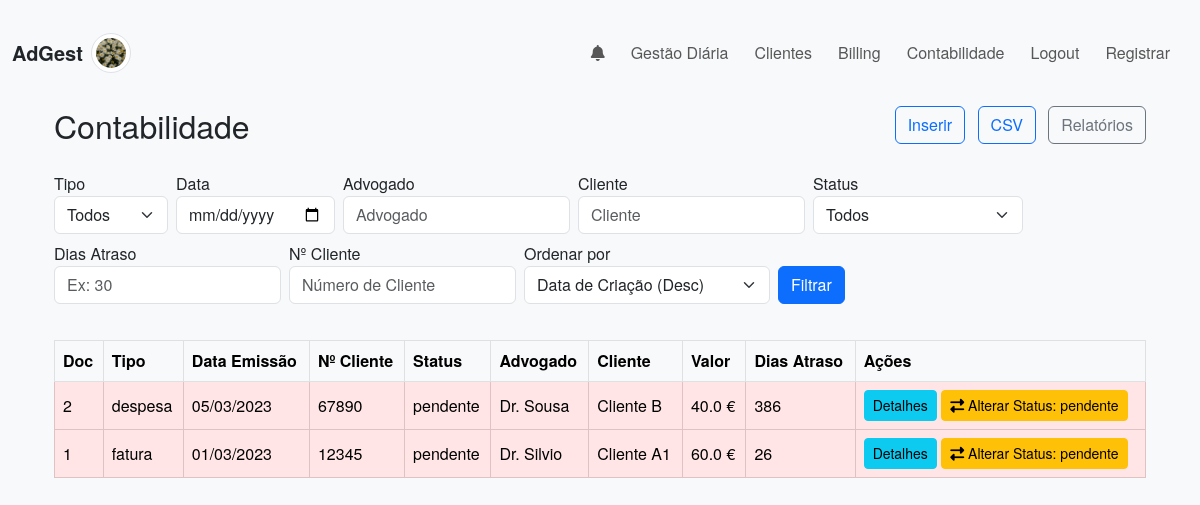
/accounting/manage (signed in), run on the app's committed database.
### app/models.py (models this page shows, shortened)
class User(UserMixin, db.Model):
    __tablename__ = 'users'
    id = db.Column(db.Integer, primary_key=True)
    username = db.Column(db.String(100), unique=True, nullable=False)
    nickname = db.Column(db.String(10), nullable=False)
    email = db.Column(db.String(120), unique=True, nullable=False)
    profile_image = db.Column(db.String(120), default='default.jpg')
    password = db.Column(db.String(200), nullable=False)
    role = db.Column(db.String(50), default='advogado')
    __table_args__ = (db.UniqueConstraint('email', name='uq_users_email'),)

class DocumentoContabilistico(db.Model):
    __tablename__ = 'documentos_contabilisticos'
    id = db.Column(db.Integer, primary_key=True)
    user_id = db.Column(db.Integer, db.ForeignKey('users.id'), nullable=False)
    client_id = db.Column(db.Integer, db.ForeignKey('clients.id'), nullable=False)
    numero = db.Column(db.String(50), nullable=True)
    advogado = db.Column(db.String(100), nullable=True)
    created_at = db.Column(db.DateTime, default=datetime.utcnow)
    data_emissao = db.Column(db.Date, nullable=True)
    tipo = db.Column(db.String(50), nullable=False)  # 'fatura', 'despesa'
    details = db.Column(db.Text)  # Apenas para a descrição do documento
    valor = db.Column(db.Float, nullable=False)
    is_confirmed = db.Column(db.Boolean, default=False)  # Indica se o documento está pago
    status_cobranca = db.Column(db.String(50), default='pendente')
    numero_recibo = db.Column(db.String(50))
    data_vencimento = db.Column(db.Date, nullable=True)  # Campo para data de vencimento
    numero_cliente = db.Column(db.String(50), nullable=True)
    client = db.relationship('Client', backref='documentos_contabilisticos')
    @property
    def dias_atraso(self):
        if self.data_vencimento:
            delta = date.today() - self.data_vencimento
            return max(delta.days, 0)
        elif self.data_emissao:
            delta = date.today() - self.data_emissao
            return max(delta.days, 0)
        return 0

class Client(db.Model):
    __tablename__ = 'clients'
    id = db.Column(db.Integer, primary_key=True)
    user_id = db.Column(db.Integer, db.ForeignKey('users.id'), nullable=False)
    name = db.Column(db.String(100), nullable=False)  # unique=True removido
    number_interno = db.Column(db.String(50), nullable=True)
    nif = db.Column(db.String(50), nullable=True)
    address = db.Column(db.String(200), nullable=True)
    email = db.Column(db.String(100), nullable=True)
    telephone = db.Column(db.String(20), nullable=True)
    assuntos = db.relationship('Assunto', backref='client', lazy=True)
    __table_args__ = (
        db.UniqueConstraint('user_id', 'name', name='uq_user_clientname'),
    )
    shares = db.relationship('ClientShare', backref='client', lazy='dynamic')

### app/accounting/routes.py (the view, shortened to what this page needs)
@accounting.route('/manage', methods=['GET', 'POST'])
@login_required
@role_required(['contabilidade', 'backoffice', 'admin'])
def manage_invoices():
    form = InvoiceForm()
    query = DocumentoContabilistico.query.filter_by(user_id=current_user.id)
    tipo = request.args.get('tipo', '')
    data_emissao = request.args.get('data_emissao', '')
    advogado = request.args.get('advogado', '')
    cliente_nome = request.args.get('cliente', '')
    status = request.args.get('status', '')
    dias_atraso = request.args.get('dias_atraso', '')
    numero_cliente = request.args.get('numero_cliente', '')
    ordenar_por = request.args.get('ordenar_por', 'created_at_desc')  # novo parâmetro
    if numero_cliente:
        query = query.filter(DocumentoContabilistico.numero_cliente.ilike(f"%{numero_cliente}%"))
    if tipo:
        query = query.filter(DocumentoContabilistico.tipo == tipo)
    if data_emissao:
        try:
            d = datetime.strptime(data_emissao, '%Y-%m-%d').date()
            query = query.filter(DocumentoContabilistico.created_at >= d)
        except ValueError:
            pass
    if advogado:
        query = query.filter(DocumentoContabilistico.advogado.ilike(f"%{advogado}%"))
    if cliente_nome:
        query = query.join(Client).filter(Client.name.ilike(f"%{cliente_nome}%"))
    if ordenar_por == 'data_emissao_asc':
        query = query.order_by(DocumentoContabilistico.data_emissao.asc())
    elif ordenar_por == 'data_emissao_desc':
        query = query.order_by(DocumentoContabilistico.data_emissao.desc())
    elif ordenar_por == 'data_vencimento_asc':
        query = query.order_by(DocumentoContabilistico.data_vencimento.asc())
    elif ordenar_por == 'data_vencimento_desc':
        query = query.order_by(DocumentoContabilistico.data_vencimento.desc())
    elif ordenar_por == 'valor_asc':
        query = query.order_by(DocumentoContabilistico.valor.asc())
    elif ordenar_por == 'valor_desc':
        query = query.order_by(DocumentoContabilistico.valor.desc())
    else:
        query = query.order_by(DocumentoContabilistico.created_at.desc())
    invoices = query.all()
    return render_template('accounting/manage_invoices.html', invoices=invoices, form=form, today=date.today(), ordenar_por=ordenar_por)

### app/accounting/forms.py (called while the page is built)
def user_clients_query():
    return Client.query.filter_by(user_id=current_user.id)

### app/accounting/routes.py (called while the page is built)
@accounting.context_processor
def inject_notifications_accounting():
    if current_user.is_authenticated:
        notifs = Notification.query.filter_by(user_id=current_user.id)\
                                   .order_by(Notification.timestamp.desc()).all()
        unread = sum(1 for n in notifs if not n.is_read)
        return dict(notifications=notifs, unread_count=unread)
    return dict(notifications=[], unread_count=0)

### app/models.py (called while the page is built)
    @property
    def extra(self):
        try:
            return json.loads(self.extra_data) if self.extra_data else {}
        except Exception:
            return {}

### app/templates/accounting/manage_invoices.html (shortened to what this page needs)
{% extends "base.html" %}
{% block content %}
<div class="container-fluid">
  <div class="d-flex justify-content-between align-items-center mb-3">
    <h2 class="m-0">Contabilidade</h2>
    <div>
      <button class="btn btn-outline-primary me-2" type="button" data-bs-toggle="collapse" data-bs-target="#collapseInserir">
        Inserir
      </button>
      <form method="POST" action="{{ url_for('accounting.upload_csv') }}" enctype="multipart/form-data" class="d-inline-block">
        <label for="arquivo" class="btn btn-outline-primary me-2">CSV</label>
      </form>
      <a href="{{ url_for('accounting.relatorio_contabilidade', tipo=request.args.get('tipo', ''), data_emissao=request.args.get('data_emissao', ''), advogado=request.args.get('advogado', ''), cliente=request.args.get('cliente', ''), status=request.args.get('status', ''), dias_atraso=request.args.get('dias_atraso', ''), numero_cliente=request.args.get('numero_cliente', ''), ordenar_por=request.args.get('ordenar_por', 'created_at_desc')) }}" class="btn btn-outline-secondary">Relatórios</a>
    </div>
  </div>
  <form method="GET" class="row gx-2 gy-2 align-items-end mb-3">
    <div class="col-auto">
      <label for="tipo" class="form-label mb-0">Tipo</label>
      <select name="tipo" id="tipo" class="form-select">
        <option value="">Todos</option>
      </select>
    </div>
    <div class="col-auto">
      <label for="data_emissao" class="form-label mb-0">Data</label>
      <input type="date" name="data_emissao" id="data_emissao" class="form-control">
    </div>
    <div class="col-auto">
      <label for="advogado" class="form-label mb-0">Advogado</label>
      <input type="text" name="advogado" id="advogado" class="form-control" placeholder="Advogado">
    </div>
    <div class="col-auto">
      <label for="cliente" class="form-label mb-0">Cliente</label>
      <input type="text" name="cliente" id="cliente" class="form-control" placeholder="Cliente">
    </div>
    <div class="col-auto">
      <label for="status" class="form-label mb-0">Status</label>
      <select name="status" id="status" class="form-select">
        <option value="">Todos</option>
      </select>
    </div>
    <div class="col-auto">
      <label for="dias_atraso" class="form-label mb-0">Dias Atraso</label>
      <input type="number" name="dias_atraso" id="dias_atraso" class="form-control" placeholder="Ex: 30">
    </div>
    <div class="col-auto">
      <label for="numero_cliente" class="form-label mb-0">Nº Cliente</label>
      <input type="text" name="numero_cliente" id="numero_cliente" class="form-control" placeholder="Número de Cliente">
    </div>
    <div class="col-auto">
      <label for="ordenar_por" class="form-label mb-0">Ordenar por</label>
      <select name="ordenar_por" id="ordenar_por" class="form-select">
        <option value="created_at_desc" {% if ordenar_por=='created_at_desc' %}selected{% endif %}>Data de Criação (Desc)</option>
      </select>
    </div>
    <div class="col-auto">
      <button type="submit" class="btn btn-primary">Filtrar</button>
    </div>
  </form>
  <div class="table-responsive">
    <table class="table table-bordered table-hover align-middle">
      <thead class="table-light">
        <tr>
          <th>Doc</th>
          <th>Tipo</th>
          <th>Data Emissão</th>
          <th>Nº Cliente</th>
          <th>Status</th>
          <th>Advogado</th>
          <th>Cliente</th>
          <th>Valor</th>
          <th>Dias Atraso</th>
          <th>Ações</th>
        </tr>
      </thead>
      <tbody>
        {% for inv in invoices %}
          <tr class="{% if inv.dias_atraso > 0 and inv.status_cobranca != 'paga' %}table-danger{% endif %}">
            <td>{{ inv.numero or inv.id }}</td>
            <td>{{ inv.tipo }}</td>
            <td>{{ inv.data_emissao.strftime('%d/%m/%Y') if inv.data_emissao else 'N/A' }}</td>
            <td>{{ inv.numero_cliente if inv.numero_cliente else 'N/A' }}</td>
            <td>{{ inv.status_cobranca }}</td>
            <td>{{ inv.advogado or 'N/A' }}</td>
            <td>{{ inv.client.name }}</td>
            <td>{{ inv.valor }} €</td>
            <td>{{ inv.dias_atraso if inv.dias_atraso > 0 else '-' }}</td>
            <td>
              <button class="btn btn-sm btn-info" data-bs-toggle="modal" data-bs-target="#modalInv{{ inv.id }}">
                Detalhes
              </button>
              <button class="btn btn-sm btn-warning" data-bs-toggle="modal" data-bs-target="#modalStatus{{ inv.id }}">
                <i class="fa fa-exchange-alt"></i> Alterar Status: {{ inv.status_cobranca }}
              </button>
            </td>
          </tr>
        {% endfor %}
      </tbody>
    </table>
  </div>
</div>
{% endblock %}

### app/templates/base.html (shortened to what this page needs)
<!doctype html>
<html lang="pt">
  <head>
    <link
      rel="stylesheet"
      href="https://cdnjs.cloudflare.com/ajax/libs/font-awesome/6.2.1/css/all.min.css"
    />
    <link
      href="https://cdn.jsdelivr.net/npm/bootstrap@5.3.0/dist/css/bootstrap.min.css"
      rel="stylesheet"
    >
    <link rel="stylesheet" href="{{ url_for('static', filename='css/style.css') }}">
  </head>
  <body>
    <nav class="navbar navbar-expand-lg navbar-light bg-light">
      <div class="container-fluid">
        <div class="navbar-brand d-flex align-items-center">
          <a href="{{ url_for('main.index') }}" class="text-decoration-none text-dark">
            AdGest
          </a>
          {% if current_user.is_authenticated and current_user.profile_image %}
            <a href="{{ url_for('main.profile') }}" class="ms-2">
              <img src="{{ url_for('static', filename='icons/' ~ current_user.profile_image) }}"
                   alt="Avatar" class="img-thumbnail"
                   style="width: 40px; height: 40px; object-fit: cover; border-radius: 50%;">
            </a>
          {% endif %}
        </div>
        <div class="collapse navbar-collapse" id="navbarNav">
          <ul class="navbar-nav ms-auto">
            <li class="nav-item dropdown">
              <a class="nav-link dropdown-toggle" href="#" id="navbarNotifications" role="button" data-bs-toggle="dropdown" aria-expanded="false">
                <i class="fa-solid fa-bell"></i>
              </a>
            </li>
            <li class="nav-item">
              <a class="nav-link" href="{{ url_for('main.dashboard') }}">Gestão Diária</a>
            </li>
            <li class="nav-item">
              <a class="nav-link" href="{{ url_for('main.clientes') }}">Clientes</a>
            </li>
            {% if current_user.is_authenticated and current_user.role not in ['contabilidade', 'backoffice'] %}
            <li class="nav-item">
              <a class="nav-link" href="{{ url_for('main.billing') }}">Billing</a>
            </li>
            {% endif %}
            {% if current_user.is_authenticated and current_user.role in ['contabilidade', 'admin'] %}
              <li class="nav-item">
                <a class="nav-link" href="{{ url_for('accounting.manage_invoices') }}">
                  Contabilidade
                </a>
              </li>
            {% endif %}
            {% if current_user.is_authenticated %}
              <li class="nav-item">
                <a class="nav-link" href="{{ url_for('main.logout') }}">Logout</a>
              </li>
              {% if current_user.role == 'admin' %}
                <li class="nav-item">
                  <a class="nav-link" href="{{ url_for('main.register') }}">Registrar</a>
                </li>
              {% endif %}
            {% else %}
              <li class="nav-item">
                <a class="nav-link" href="{{ url_for('main.login') }}">Login</a>
              </li>
            {% endif %}
          </ul>
        </div>
      </div>
    </nav>
    <div class="container mt-3">
      {% block content %}{% endblock %}
    </div>
  </body>
</html>

### app/static/css/style.css (style rules this page uses)
body { background-color: #f8f9fa; font-family: "Helvetica Neue", Helvetica, Arial, sans-serif; }
.navbar-brand { font-weight: bold; }
.navbar-nav .nav-link { margin-right: 10px; }
.container, .container-fluid { margin-top: 20px; }
.row { margin-top: 20px; }
table { margin-top: 20px; }
.dropdown-toggle::after { display: none; }
.table-danger td { background-color: #ffe5e5; }

### data on the page
User: profile_image (picture)
DocumentoContabilistico: numero "2", tipo "despesa", data_emissao "05/03/2023", numero_cliente "67890", status_cobranca "pendente", advogado "Dr. Sousa", client.name "Cliente B", valor "40.0", data_vencimento "386"
DocumentoContabilistico: numero "1", tipo "fatura", data_emissao "01/03/2023", numero_cliente "12345", status_cobranca "pendente", advogado "Dr. Silvio", client.name "Cliente A1", valor "60.0", data_vencimento "26"
